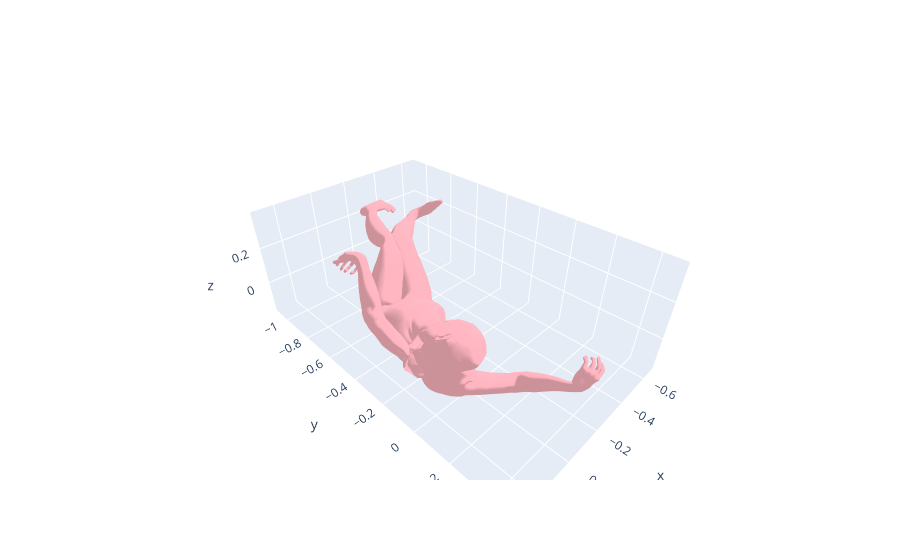

The code cell stored with this chart in its notebook:
### Code cell
import plotly.graph_objects as go

x, y, z = vertices[:,0], vertices[:,1], vertices[:,2]
i, j, k = model.faces[:,0], model.faces[:,1], model.faces[:,2]

fig = go.Figure(data=[go.Mesh3d(
    x=x, y=y, z=z,
    i=i, j=j, k=k,
    color='lightpink',
    opacity=1.0
)])
fig.show()

### Figure 1 — Plotly figure (JSON) as saved in the notebook; plotly's stock layout.template omitted (floating-point values rounded to 4 significant figures; data arrays with more than 128 entries replaced by an {"elided": "..."} marker saying what was removed)
{"data": [{"color": "lightpink", "i": {"elided": "20908 int values"}, "j": {"elided": "20908 int values"}, "k": {"elided": "20908 int values"}, "opacity": 1, "type": "mesh3d", "x": {"elided": "10475 float values"}, "y": {"elided": "10475 float values"}, "z": {"elided": "10475 float values"}}], "layout": {}}
